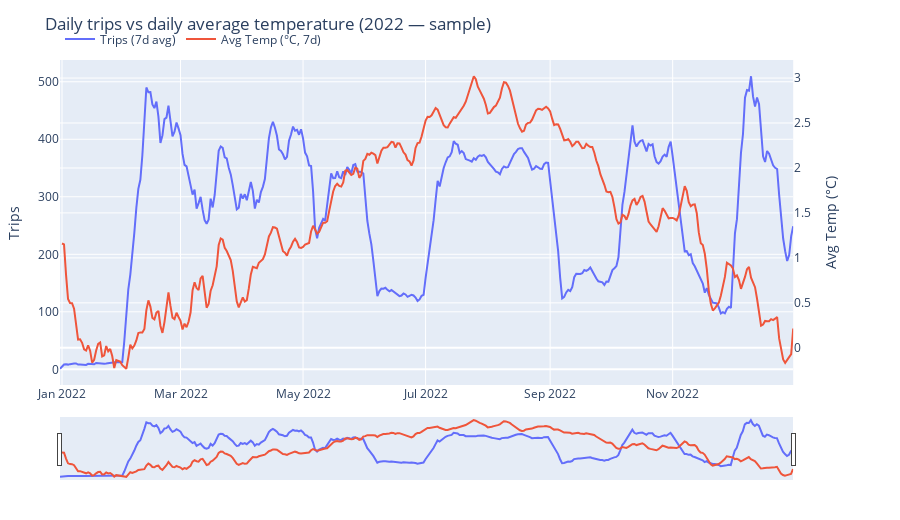

This figure's notebook cell:
### Markdown cell above
### Daily Trips vs. Temperature

Trips are on the **left axis**; temperature (°C) on the **right**.  
Use the **range slider** to focus on specific months or seasons.

### Code cell
from plotly.subplots import make_subplots
import plotly.graph_objects as go
import numpy as np

# ensure avgTemp exists; if not, merge from weather file
if "avgTemp" not in df.columns:
    weather = pd.read_csv(OUT / "laguardia_weather_2022.csv")
    weather["date"] = pd.to_datetime(weather["date"], errors="coerce").dt.date
    df = df.merge(weather, on="date", how="left")

# daily aggregates
daily_trips = df.groupby("date").size().rename("trip_count").reset_index()
daily_temp  = df.groupby("date")["avgTemp"].mean().rename("avgTemp").reset_index()
d = daily_trips.merge(daily_temp, on="date", how="left").sort_values("date")

# optional smoothing
d["trip_count_7d"] = d["trip_count"].rolling(7, min_periods=1).mean()
d["avgTemp_7d"]    = d["avgTemp"].rolling(7, min_periods=1).mean()

fig = make_subplots(specs=[[{"secondary_y": True}]])
fig.add_trace(go.Scatter(x=d["date"], y=d["trip_count_7d"], mode="lines", name="Trips (7d avg)"), secondary_y=False)
if d["avgTemp_7d"].notna().any():
    fig.add_trace(go.Scatter(x=d["date"], y=d["avgTemp_7d"], mode="lines", name="Avg Temp (°C, 7d)"), secondary_y=True)

fig.update_yaxes(title_text="Trips", secondary_y=False)
fig.update_yaxes(title_text="Avg Temp (°C)", secondary_y=True)
fig.update_layout(
    title="Daily trips vs daily average temperature (2022 — sample)",
    xaxis=dict(type="date", rangeslider=dict(visible=True)),
    hovermode="x unified",
    height=520,
    margin=dict(t=60, b=40, l=60, r=60),
    legend=dict(orientation="h", yanchor="bottom", y=1.02, x=0.0)
)
fig.show()

### Figure 1 — Plotly figure (JSON) as saved in the notebook; plotly's stock layout.template omitted (floating-point values rounded to 4 significant figures; data arrays with more than 128 entries replaced by an {"elided": "..."} marker saying what was removed)
{"data": [{"mode": "lines", "name": "Trips (7d avg)", "type": "scatter", "x": {"elided": "365 str values"}, "xaxis": "x", "y": {"elided": "365 float values"}, "yaxis": "y"}, {"mode": "lines", "name": "Avg Temp (°C, 7d)", "type": "scatter", "x": {"elided": "365 str values"}, "xaxis": "x", "y": {"elided": "365 float values"}, "yaxis": "y2"}], "layout": {"height": 520, "hovermode": "x unified", "legend": {"orientation": "h", "x": 0, "y": 1.02, "yanchor": "bottom"}, "margin": {"b": 40, "l": 60, "r": 60, "t": 60}, "title": {"text": "Daily trips vs daily average temperature (2022 — sample)"}, "xaxis": {"anchor": "y", "domain": [0, 0.94], "rangeslider": {"visible": true}, "type": "date"}, "yaxis": {"anchor": "x", "domain": [0, 1], "title": {"text": "Trips"}}, "yaxis2": {"anchor": "x", "overlaying": "y", "side": "right", "title": {"text": "Avg Temp (°C)"}}}}
